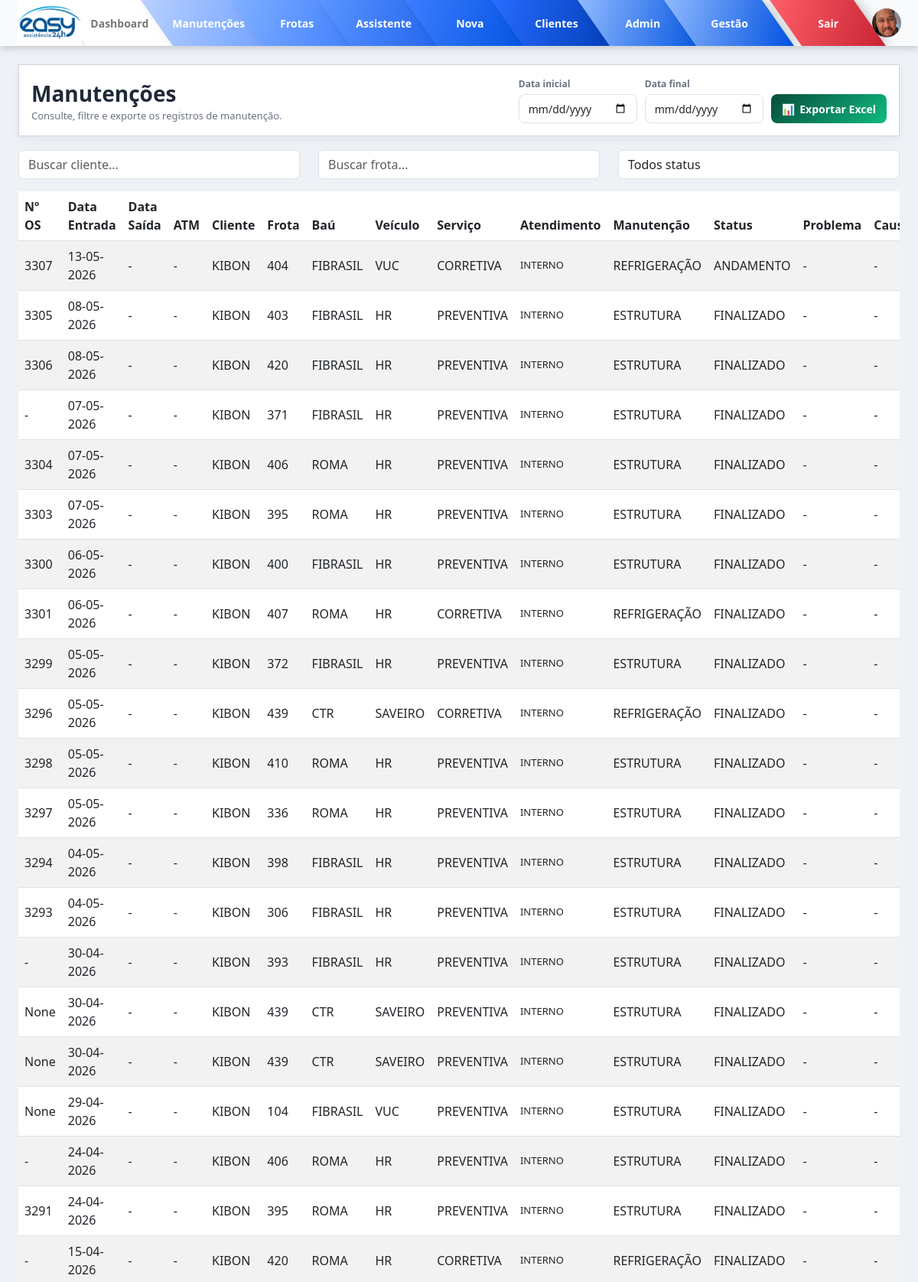
/manutencoes/lista (signed in, upper part), run on the app's committed database.
### models/manutencao.py (models this page shows)
class Manutencao(db.Model):
    __tablename__ = "manutencoes"
    id = db.Column(db.Integer, primary_key=True, autoincrement=True)
    data = db.Column(db.Date)
    data_saida = db.Column(db.Date)
    dtm = db.Column(db.Integer)
    numero_frota = db.Column(db.String)
    os = db.Column(db.String(50))
    bau = db.Column(db.String)
    tipo_veiculo = db.Column(db.String)
    tipo_servico = db.Column(db.String)
    tipo_atendimento = db.Column(db.String)
    tipo_manutencao = db.Column(db.String)
    status = db.Column(db.String)
    problema = db.Column(db.String)
    causa = db.Column(db.String)
    observacao = db.Column(db.String)
    cliente = db.Column(db.String)
    imagens = db.Column(db.Text)

### routes/manutencoes.py (the view, shortened to what this page needs)
@manutencao_bp.route("/lista")
def lista():
    if not session.get("user_id"):
        return redirect("/login")
    filtro = request.args.get("filtro")
    data_inicio = request.args.get("data_inicio")
    data_fim = request.args.get("data_fim")
    query = Manutencao.query
    if filtro == "andamento":
        query = query.filter(Manutencao.status.ilike("%ANDAMENTO%"))
    elif filtro == "corretiva":
        query = query.filter(Manutencao.tipo_servico.ilike("%CORRETIVA%"))
    elif filtro == "preventiva":
        query = query.filter(Manutencao.tipo_servico.ilike("%PREVENTIVA%"))
    registros = query.order_by(
        Manutencao.data.desc().nullslast()
    ).all()
    for r in registros:
        afericao_placa = AfericaoTermometro.query.filter_by(
            numero_frota=str(r.numero_frota).strip() if r.numero_frota else "",
            os=str(r.os).strip() if r.os else "",
            tipo_termometro="PLACA"
        ).first()
        afericao_ambiente = AfericaoTermometro.query.filter_by(
            numero_frota=str(r.numero_frota).strip() if r.numero_frota else "",
            os=str(r.os).strip() if r.os else "",
            tipo_termometro="AMBIENTE"
        ).first()
        r.placa_afericao = afericao_placa.afericao if afericao_placa else None
        r.placa_data_afericao = (
            afericao_placa.data_afericao.strftime("%d/%m/%Y")
            if afericao_placa and afericao_placa.data_afericao else None
        )
        r.placa_status = afericao_placa.status if afericao_placa else None
        r.placa_imagens = carregar_lista_imagens(afericao_placa.imagens) if afericao_placa else []
        r.ambiente_afericao = afericao_ambiente.afericao if afericao_ambiente else None
        r.ambiente_data_afericao = (
            afericao_ambiente.data_afericao.strftime("%d/%m/%Y")
            if afericao_ambiente and afericao_ambiente.data_afericao else None
        )
        r.ambiente_status = afericao_ambiente.status if afericao_ambiente else None
        r.ambiente_imagens = carregar_lista_imagens(afericao_ambiente.imagens) if afericao_ambiente else []
        r.imagens_lista = carregar_lista_imagens(r.imagens)
    return render_template(
        "manutencoes/lista.html",
        registros=registros
    )

### routes/manutencoes.py (called while the page is built)
def carregar_lista_imagens(valor):
    try:
        lista = json.loads(valor) if valor else []
        return lista if isinstance(lista, list) else []
    except:
        return []

### templates/manutencoes/lista.html (shortened to what this page needs)
{% extends "base.html" %}
{% block content %}
<div class="manutencoes-page-header">
  <div class="manutencoes-title-box">
    <h3 class="manutencoes-title">Manutenções</h3>
    <span class="manutencoes-subtitle">
      Consulte, filtre e exporte os registros de manutenção.
    </span>
  </div>
  <div class="excel-export-box">
    <div class="excel-field">
      <label for="dataInicio">Data inicial</label>
      <input type="date" id="dataInicio" class="form-control">
    </div>
    <div class="excel-field">
      <label for="dataFim">Data final</label>
      <input type="date" id="dataFim" class="form-control">
    </div>
    <button class="btn-export-excel" onclick="exportarExcel()">
      <span>📊</span>
      <span>Exportar Excel</span>
    </button>
  </div>
</div>
<div class="row mb-3">
  <div class="col-md-4 mb-2 mb-md-0">
    <input type="text" id="filtroCliente" class="form-control" placeholder="Buscar cliente...">
  </div>
  <div class="col-md-4 mb-2 mb-md-0">
    <input type="text" id="filtroFrota" class="form-control" placeholder="Buscar frota...">
  </div>
  <div class="col-md-4">
    <select id="filtroStatus" class="form-control">
      <option value="">Todos status</option>
    </select>
  </div>
</div>
<div class="table-responsive">
  <table class="table table-striped table-hover align-middle" id="tabelaManutencoes">
    <thead>
      <tr>
        <th>Nº OS</th>
        <th>Data Entrada</th>
        <th>Data Saída</th>
        <th>ATM</th>
        <th>Cliente</th>
        <th>Frota</th>
        <th>Baú</th>
        <th>Veículo</th>
        <th>Serviço</th>
        <th>Atendimento</th>
        <th>Manutenção</th>
        <th>Status</th>
        <th>Problema</th>
        <th>Causa</th>
      </tr>
    </thead>
    <tbody>
      {% for m in registros %}
        <tr>
          <td>{{ m.os or '-' }}</td>
          <td>{{ m.data.strftime('%d-%m-%Y') if m.data else '-' }}</td>
          <td>{{ m.data_saida.strftime('%d-%m-%Y') if m.data_saida else '-' }}</td>
          <td>{{ m.dtm if m.dtm is not none else '-' }}</td>
          <td>{{ m.cliente or '-' }}</td>
          <td>{{ m.numero_frota or '-' }}</td>
          <td>{{ m.bau or '-' }}</td>
          <td>{{ m.tipo_veiculo or '-' }}</td>
          <td>{{ m.tipo_servico or '-' }}</td>
          <td>{{ m.tipo_atendimento or '-' }}</td>
          <td>{{ m.tipo_manutencao or '-' }}</td>
          <td>{{ m.status or '-' }}</td>
          <td>{{ m.problema or '-' }}</td>
          <td>{{ m.causa or '-' }}</td>
        </tr>
      {% endfor %}
    </tbody>
  </table>
</div>
{% endblock %}

### data on the page
Manutencao: os "3307", data "13-05-2026", data_saida "-", dtm "-", cliente "KIBON", numero_frota "404", bau "FIBRASIL", tipo_veiculo "VUC", tipo_servico "CORRETIVA", tipo_atendimento "INTERNO", tipo_manutencao "REFRIGERAÇÃO", status "ANDAMENTO", problema "-", causa "-"
Manutencao: os "3305", data "08-05-2026", data_saida "-", dtm "-", cliente "KIBON", numero_frota "403", bau "FIBRASIL", tipo_veiculo "HR", tipo_servico "PREVENTIVA", tipo_atendimento "INTERNO", tipo_manutencao "ESTRUTURA", status "FINALIZADO", problema "-", causa "-"
Manutencao: os "3306", data "08-05-2026", data_saida "-", dtm "-", cliente "KIBON", numero_frota "420", bau "FIBRASIL", tipo_veiculo "HR", tipo_servico "PREVENTIVA", tipo_atendimento "INTERNO", tipo_manutencao "ESTRUTURA", status "FINALIZADO", problema "-", causa "-"
Manutencao: os "-", data "07-05-2026", data_saida "-", dtm "-", cliente "KIBON", numero_frota "371", bau "FIBRASIL", tipo_veiculo "HR", tipo_servico "PREVENTIVA", tipo_atendimento "INTERNO", tipo_manutencao "ESTRUTURA", status "FINALIZADO", problema "-", causa "-"
Manutencao: os "3304", data "07-05-2026", data_saida "-", dtm "-", cliente "KIBON", numero_frota "406", bau "ROMA", tipo_veiculo "HR", tipo_servico "PREVENTIVA", tipo_atendimento "INTERNO", tipo_manutencao "ESTRUTURA", status "FINALIZADO", problema "-", causa "-"
Manutencao: os "3303", data "07-05-2026", data_saida "-", dtm "-", cliente "KIBON", numero_frota "395", bau "ROMA", tipo_veiculo "HR", tipo_servico "PREVENTIVA", tipo_atendimento "INTERNO", tipo_manutencao "ESTRUTURA", status "FINALIZADO", problema "-", causa "-"
Manutencao: os "3300", data "06-05-2026", data_saida "-", dtm "-", cliente "KIBON", numero_frota "400", bau "FIBRASIL", tipo_veiculo "HR", tipo_servico "PREVENTIVA", tipo_atendimento "INTERNO", tipo_manutencao "ESTRUTURA", status "FINALIZADO", problema "-", causa "-"
Manutencao: os "3301", data "06-05-2026", data_saida "-", dtm "-", cliente "KIBON", numero_frota "407", bau "ROMA", tipo_veiculo "HR", tipo_servico "CORRETIVA", tipo_atendimento "INTERNO", tipo_manutencao "REFRIGERAÇÃO", status "FINALIZADO", problema "-", causa "-"
Manutencao: os "3299", data "05-05-2026", data_saida "-", dtm "-", cliente "KIBON", numero_frota "372", bau "FIBRASIL", tipo_veiculo "HR", tipo_servico "PREVENTIVA", tipo_atendimento "INTERNO", tipo_manutencao "ESTRUTURA", status "FINALIZADO", problema "-", causa "-"
Manutencao: os "3296", data "05-05-2026", data_saida "-", dtm "-", cliente "KIBON", numero_frota "439", bau "CTR", tipo_veiculo "SAVEIRO", tipo_servico "CORRETIVA", tipo_atendimento "INTERNO", tipo_manutencao "REFRIGERAÇÃO", status "FINALIZADO", problema "-", causa "-"
Manutencao: os "3298", data "05-05-2026", data_saida "-", dtm "-", cliente "KIBON", numero_frota "410", bau "ROMA", tipo_veiculo "HR", tipo_servico "PREVENTIVA", tipo_atendimento "INTERNO", tipo_manutencao "ESTRUTURA", status "FINALIZADO", problema "-", causa "-"
Manutencao: os "3297", data "05-05-2026", data_saida "-", dtm "-", cliente "KIBON", numero_frota "336", bau "ROMA", tipo_veiculo "HR", tipo_servico "PREVENTIVA", tipo_atendimento "INTERNO", tipo_manutencao "ESTRUTURA", status "FINALIZADO", problema "-", causa "-"
Manutencao: os "3294", data "04-05-2026", data_saida "-", dtm "-", cliente "KIBON", numero_frota "398", bau "FIBRASIL", tipo_veiculo "HR", tipo_servico "PREVENTIVA", tipo_atendimento "INTERNO", tipo_manutencao "ESTRUTURA", status "FINALIZADO", problema "-", causa "-"
Manutencao: os "3293", data "04-05-2026", data_saida "-", dtm "-", cliente "KIBON", numero_frota "306", bau "FIBRASIL", tipo_veiculo "HR", tipo_servico "PREVENTIVA", tipo_atendimento "INTERNO", tipo_manutencao "ESTRUTURA", status "FINALIZADO", problema "-", causa "-"
Manutencao: os "-", data "30-04-2026", data_saida "-", dtm "-", cliente "KIBON", numero_frota "393", bau "FIBRASIL", tipo_veiculo "HR", tipo_servico "PREVENTIVA", tipo_atendimento "INTERNO", tipo_manutencao "ESTRUTURA", status "FINALIZADO", problema "-", causa "-"
Manutencao: os "None", data "30-04-2026", data_saida "-", dtm "-", cliente "KIBON", numero_frota "439", bau "CTR", tipo_veiculo "SAVEIRO", tipo_servico "PREVENTIVA", tipo_atendimento "INTERNO", tipo_manutencao "ESTRUTURA", status "FINALIZADO", problema "-", causa "-"
Manutencao: os "None", data "30-04-2026", data_saida "-", dtm "-", cliente "KIBON", numero_frota "439", bau "CTR", tipo_veiculo "SAVEIRO", tipo_servico "PREVENTIVA", tipo_atendimento "INTERNO", tipo_manutencao "ESTRUTURA", status "FINALIZADO", problema "-", causa "-"
Manutencao: os "None", data "29-04-2026", data_saida "-", dtm "-", cliente "KIBON", numero_frota "104", bau "FIBRASIL", tipo_veiculo "VUC", tipo_servico "PREVENTIVA", tipo_atendimento "INTERNO", tipo_manutencao "ESTRUTURA", status "FINALIZADO", problema "-", causa "-"
Manutencao: os "-", data "24-04-2026", data_saida "-", dtm "-", cliente "KIBON", numero_frota "406", bau "ROMA", tipo_veiculo "HR", tipo_servico "PREVENTIVA", tipo_atendimento "INTERNO", tipo_manutencao "ESTRUTURA", status "FINALIZADO", problema "-", causa "-"
Manutencao: os "3291", data "24-04-2026", data_saida "-", dtm "-", cliente "KIBON", numero_frota "395", bau "ROMA", tipo_veiculo "HR", tipo_servico "PREVENTIVA", tipo_atendimento "INTERNO", tipo_manutencao "ESTRUTURA", status "FINALIZADO", problema "-", causa "-"
Manutencao: os "-", data "15-04-2026", data_saida "-", dtm "-", cliente "KIBON", numero_frota "420", bau "ROMA", tipo_veiculo "HR", tipo_servico "CORRETIVA", tipo_atendimento "INTERNO", tipo_manutencao "REFRIGERAÇÃO", status "FINALIZADO", problema "-", causa "-"
